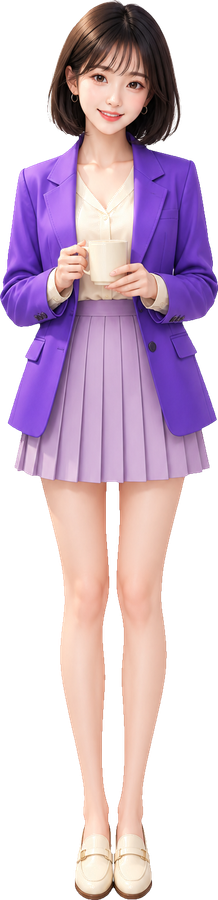
#> input picture assets/standees/reika.png, 218 x 900 px
$ python standee_cutout.py --src ../assets/standees/reika.png
#> lines starting #> are read from the running program, lines starting #| are printed output that depends on the picture; after the words box and inside, x2 and y2 are one past the last pixel; in counts of white or black regions, pixels touching at a corner belong together
"""3등신 피규어 원본(PNG)에서 순백 배경을 떼어 투명 스탠드 PNG를 만듭니다.

사용 예:
  python3 tools/standee_cutout.py --src downloads/chibi-kyle-raw.png \
      --out work/pickle-office/assets/standees/kyle.png
  python3 tools/standee_cutout.py --all      # 6인 일괄

옵션 없이 실행하면 예전처럼 레이카 샘플 경로를 씁니다.
"""
import argparse
import os
import sys

import numpy as np
from PIL import Image, ImageFilter

ROOT = os.path.abspath(os.path.join(os.path.dirname(__file__), '..', '..', '..'))
ASSETS = os.path.join(ROOT, 'work', 'pickle-office', 'assets')

DEFAULT_SRC = os.path.join(ROOT, 'downloads', 'reika-chibi-sample.png')
DEFAULT_OUT = os.path.join(ASSETS, 'standees', 'reika.png')

# 6인 기본 경로 (--all)
JOBS = {
    'kyle': ('downloads/chibi-kyle-raw.png', 'assets/standees/kyle.png'),
    'cloie': ('downloads/chibi-cloie-raw.png', 'assets/standees/cloie.png'),
    'aika': ('downloads/chibi-aika-raw.png', 'assets/standees/aika.png'),
    'peika': ('downloads/chibi-peika-raw.png', 'assets/standees/peika.png'),
    'reika': ('downloads/reika-chibi-sample.png', 'assets/standees/reika.png'),
    'seika': ('downloads/chibi-seika-raw.png', 'assets/standees/seika.png'),
}

TARGET_H = 900


def flood(passable, seeds):
    H, W = passable.shape
    filled = np.zeros_like(passable)
    stack = [(int(y), int(x)) for y, x in seeds]
    while stack:
        y, x = stack.pop()
        if filled[y, x] or not passable[y, x]:
            continue
        l = x
        while l > 0 and passable[y, l - 1] and not filled[y, l - 1]:
            l -= 1
        r = x
        while r < W - 1 and passable[y, r + 1] and not filled[y, r + 1]:
            r += 1
        filled[y, l:r + 1] = True
        for yy in (y - 1, y + 1):
            if 0 <= yy < H:
                seg = passable[yy, l:r + 1] & ~filled[yy, l:r + 1]
                if seg.any():
                    starts = np.flatnonzero(seg & np.r_[True, ~seg[:-1]]) + l
                    stack.extend((yy, int(s)) for s in starts)
    return filled


def cutout(src, out, preview_dir=None):
#> called with src = '../assets/standees/reika.png'
    im = Image.open(src).convert('RGB')
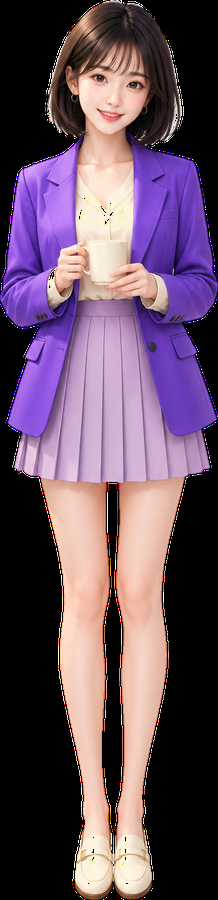
#> im: PIL image 218x900 RGB; mean R, G, B 101.5, 78.8, 96.4
    a = np.asarray(im).astype(np.float32)
    h, w = a.shape[:2]
#> h = 900; w = 218
    mn = a.min(axis=2)
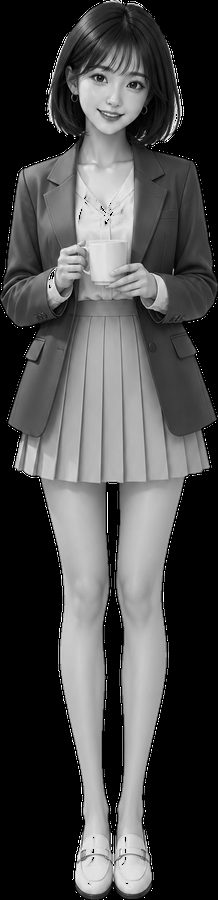
#> mn: shape (900, 218) float32; min 0, max 255, mean 73.4
    mx = a.max(axis=2)
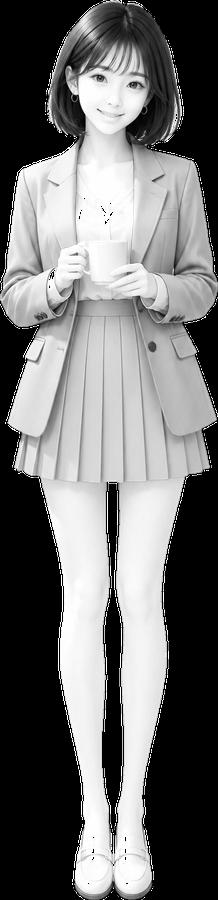
#> mx: shape (900, 218) float32; min 0, max 255, mean 113.3
    nw = (mn >= 242) & ((mx - mn) <= 7)
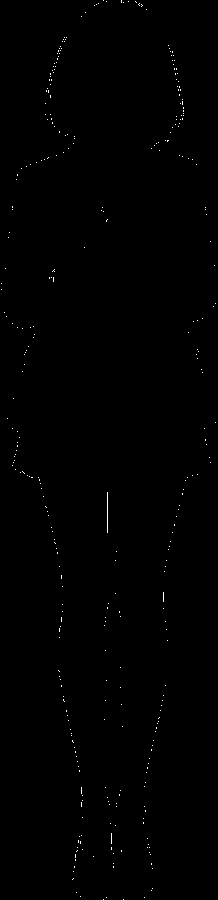
#> nw: shape (900, 218) bool; 0.27% white in thin lines or dots

    bg = flood(nw, [(0, 0), (0, w - 1), (h - 1, 0), (h - 1, w - 1)])
#> after the loop in flood, `while stack:`: filled: shape (900, 218) bool; every value is 0
#> after the loop in flood, `while stack:`: stack = []
    print(os.path.basename(src), 'size', (w, h), 'border bg fraction', round(float(bg.mean()), 4))
#| reika.png size (218, 900) border bg fraction 0.0

    # 다리 사이처럼 테두리와 끊긴 흰 구멍도 큰 것만 배경으로 처리
    rem = nw & ~bg
    while rem.any():
        y, x = np.argwhere(rem)[0]
        comp = flood(rem, [(y, x)])
        area = int(comp.sum())
        if area > 400:
            bg |= comp
            print('  cleared enclosed white pocket', area)
        rem &= ~comp
#> this loop made 368 passes
#> (y, x, area) on passes 1 to 3: (0, 103, 1), (0, 121, 3), (1, 106, 1)
#> pass 1, in cutout, `comp = flood(rem, [(y, x)])`:
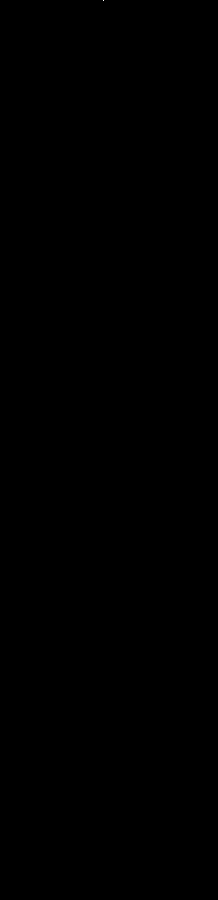
#> comp: shape (900, 218) bool; 0% white in thin lines or dots, all inside (x1, y1, x2, y2) = (103, 0, 104, 1)

    fig = Image.fromarray(((~bg) * 255).astype(np.uint8), 'L')
#> fig: PIL image 218x900 L; every value is 255
    fig = fig.filter(ImageFilter.MinFilter(7)).filter(ImageFilter.GaussianBlur(0.9))
    s = np.asarray(fig).astype(np.float32) / 255.0
#> s: shape (900, 218) float32; every value is 1
    alpha = np.clip((s - 0.35) / 0.45, 0.0, 1.0)
    alpha[bg] = 0.0

    # 경계 흰 오염 제거 (halo 완화)
    af = alpha[..., None]
    rgb = (a - 255.0 * (1.0 - af)) / np.maximum(af, 1e-3)
    rgb = np.clip(rgb, 0, 255)

    # 알파 블리드: 투명 픽셀의 RGB를 가까운 실루엣 색으로 채워 GPU 보간 시 흰 테가 생기지 않게
    known = alpha > 0.35
#> known: shape (900, 218) bool; every value is 1
    for _ in range(14):
        grew = known.copy()
        for dy, dx in ((1, 0), (-1, 0), (0, 1), (0, -1)):
            sr = np.roll(rgb, (dy, dx), axis=(0, 1))
            sm = np.roll(known, (dy, dx), axis=(0, 1))
            take = (~known) & sm
            rgb[take] = sr[take]
            grew |= sm
        known = grew
        if known.all():
            break

    rgba = np.dstack([rgb, alpha * 255.0]).astype(np.uint8)

    img = Image.fromarray(rgba, 'RGBA')
    bbox = img.split()[3].point(lambda v: 255 if v > 8 else 0).getbbox()
#> bbox = (0, 0, 218, 900)
    print('  bbox', bbox, '-> keeps margin L/T/R/B',
          bbox[0], bbox[1], w - bbox[2], h - bbox[3])
#|   bbox (0, 0, 218, 900) -> keeps margin L/T/R/B 0 0 0 0
    img = img.crop(bbox)
    img = img.resize((max(1, round(img.width * TARGET_H / img.height)), TARGET_H), Image.LANCZOS)
    os.makedirs(os.path.dirname(out), exist_ok=True)
    img.save(out)
    print('  saved', os.path.relpath(out, ROOT), img.size, 'aspect', round(img.width / img.height, 4))
#|   saved work/pickle-office/assets/standees/reika.png (218, 900) aspect 0.2422

    if preview_dir:
        os.makedirs(preview_dir, exist_ok=True)
        stem = os.path.splitext(os.path.basename(out))[0]
        for suffix, color in (('white', (255, 255, 255)), ('dark', (40, 38, 52))):
            canvas = Image.new('RGB', (img.width + 60, img.height + 60), color)
            canvas.paste(img, (30, 30), img)
            p = os.path.join(preview_dir, f'preview-{stem}-{suffix}.png')
            canvas.save(p)
    return img.size


def main():
    ap = argparse.ArgumentParser()
    ap.add_argument('--src')
    ap.add_argument('--out')
    ap.add_argument('--preview-dir')
    ap.add_argument('--all', action='store_true')
    args = ap.parse_args()

    if args.all:
        for cid, (rel_src, rel_out) in JOBS.items():
            cutout(os.path.join(ROOT, rel_src), os.path.join(ASSETS, rel_out.replace('assets/', '', 1)),
                   args.preview_dir)
        return
    src = args.src or DEFAULT_SRC
    out = args.out or DEFAULT_OUT
    cutout(src, out, args.preview_dir)


if __name__ == '__main__':
    main()

$ run again, with assets/office-bg-raw.png copied over assets/standees/reika.png
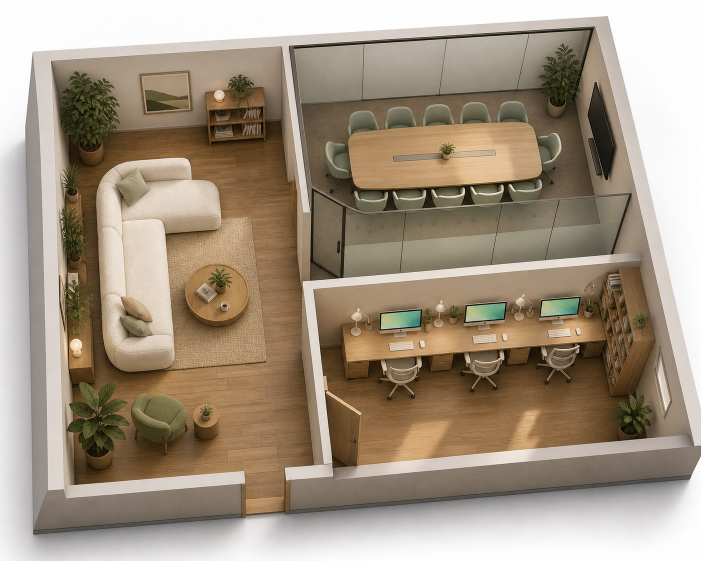
#> input picture assets/office-bg-raw.png, 1402 x 1122 px (shown at 1/2 size)
#> in cutout, im is the input picture: PIL image 1402x1122 RGB; mean R, G, B 162.1, 147.5, 129.4
#> in cutout, `nw = (mn >= 242) & ((mx - mn) <= 7)`:
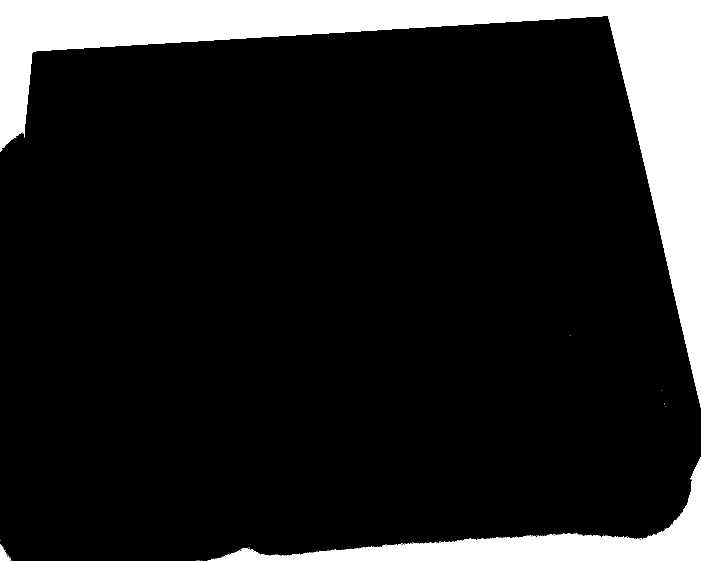
#> nw: shape (1122, 1402) bool (shown at 1/2 size); 13.5% white; 39 white regions (36 under 20 px), largest, box (x1, y1, x2, y2) and area: (0, 0, 1402, 815) 172263, (417, 914, 1402, 1122) 40011, (0, 1088, 22, 1122) 377
#> after the loop in flood, `while stack:`: stack = []
#| reika.png size (1402, 1122) border bg fraction 0.1351
#> the loop in cutout, `while rem.any():` made 135 passes
#> (y, x, area) on passes 1 to 8: (265, 45, 1), (266, 44, 1), (271, 35, 1), (670, 1140, 1), (781, 1323, 1), (807, 1329, 2), (812, 1330, 1), (952, 1383, 2)
#> bbox = (0, 35, 1402, 1122)
#|   bbox (0, 35, 1402, 1122) -> keeps margin L/T/R/B 0 35 0 0
#> in cutout, `img = img.crop(bbox)`:
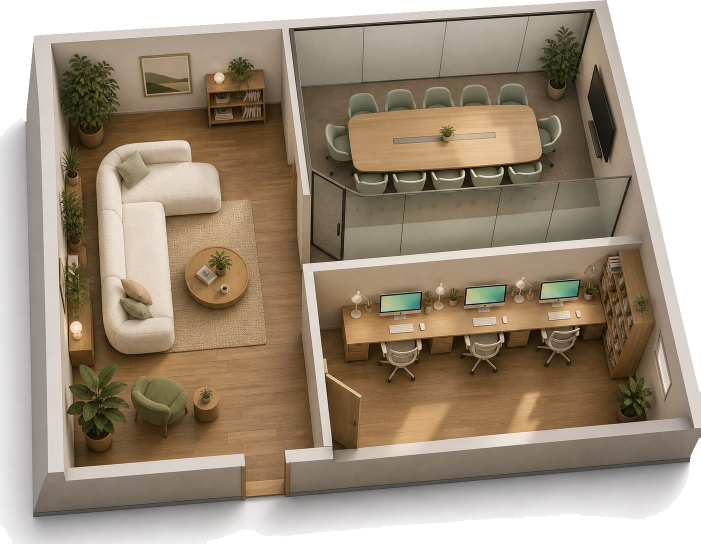
#> img: PIL image 1402x1087 RGBA (shown at 1/2 size); mean R, G, B, A 137.6, 122.3, 103.5, 225.5; transparent parts drawn white
#|   saved work/pickle-office/assets/standees/reika.png (1161, 900) aspect 1.29
